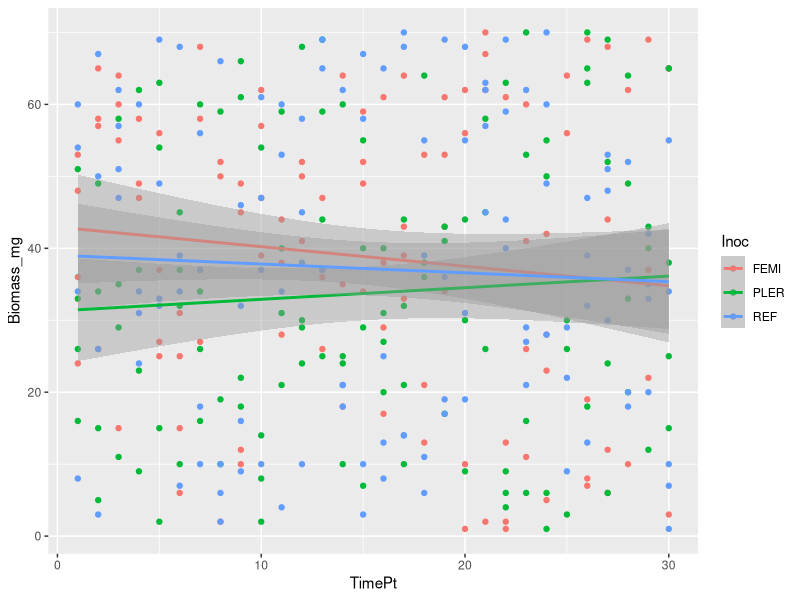

Source code (R): (Note: this script raises an error after producing the figure.)
#Time-series project

#### Read in data ----
getwd()

ts <- read.csv("ts.csv") # read in dataframe
View(ts)

ts$Biomass_mg <- sample (70, size = nrow(ts), replace = T) # mock data

#### Figures ----
library(ggplot2) #read in library and functions

ggplot (ts, aes(x = TimePt, y = Biomass_mg, color = Inoc)) + 
  geom_point() + geom_smooth(method = "lm")

#### Split by treatments ----
PLER<- subset(ts, Inoc == "PLER")
FEMI
REF
